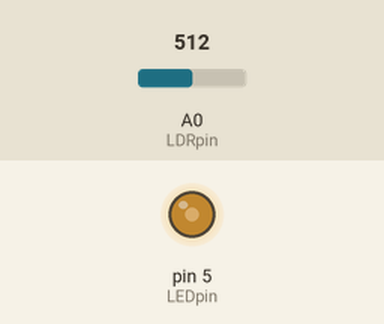
A sketch run on a simulated Arduino Uno, built with avr-gcc and run on an emulated ATmega328P. Parts: output pins drawn as LEDs (lit = HIGH). Inputs (shaded band) come from the test bench; at power-on: A0 (LDRpin) = 512.

Above: at 1.2 s.
1.3 s: A0 (LDRpin) set to 716
At 2.5 s:
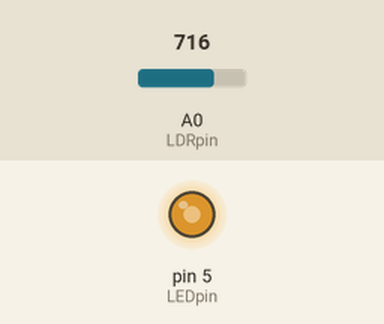
2.8 s: A0 (LDRpin) set to 900
At 3.8 s:
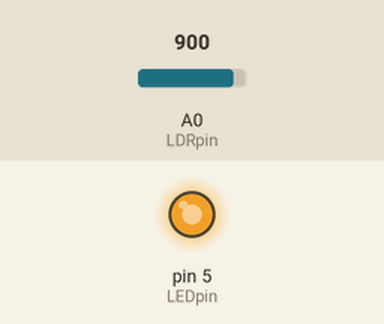
4.3 s: A0 (LDRpin) set to 306
At 5.0 s:
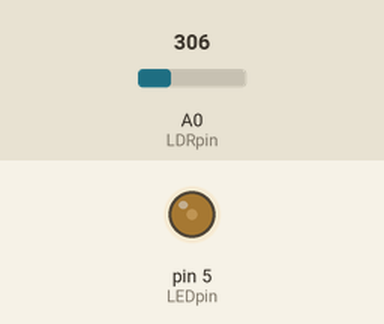
5.8 s: A0 (LDRpin) set to 511
At 6.1 s:
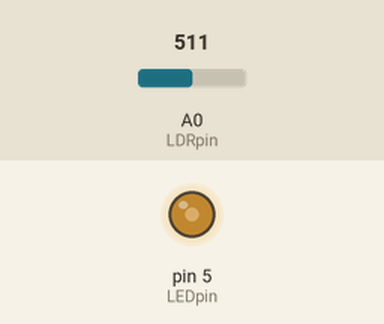
Timing chart, 0 to 8.3 s (numbered marks = the images above; inputs shaded):
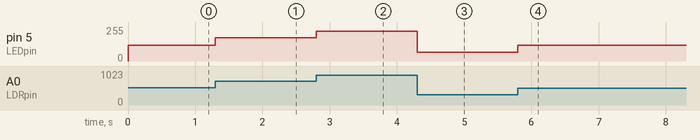

The sketch:

Arduino.ino
```cpp
const uint8_t LEDpin = 5;
const uint8_t LDRpin = A0;

int ldrValue = 0;
int ledValue = 0;

void setup() {
  // put your setup code here, to run once:
//  Serial.begin(9600);

//  pinMode(LEDpin, OUTPUT);
//  digitalWrite(LEDpin, HIGH);
}

void loop() {
  // put your main code here, to run repeatedly:
  ldrValue = analogRead(LDRpin);
  ledValue = rToLightLinear(ldrValue);

  analogWrite(LEDpin, ledValue);

//  Serial.println(ldrValue);
//
//  delay(200);
}

int rToLightQuadratic(int x) {
  return -1.8*1e-4 * x * x + 0.4615 * x -28.799;
}

int rToLightLinear(int x) {
  return (int) (0.2656 * x) -17;
}
```

Measured:
- after the input at 1.3 s, pin 5 (LEDpin): 118/255 → 173/255 at once
- after the input at 2.8 s, pin 5 (LEDpin): 173/255 → 222/255 at once
- after the input at 4.3 s, pin 5 (LEDpin): 222/255 → 64/255 at once
- after the input at 5.8 s, pin 5 (LEDpin): 64/255 → 118/255 at once
